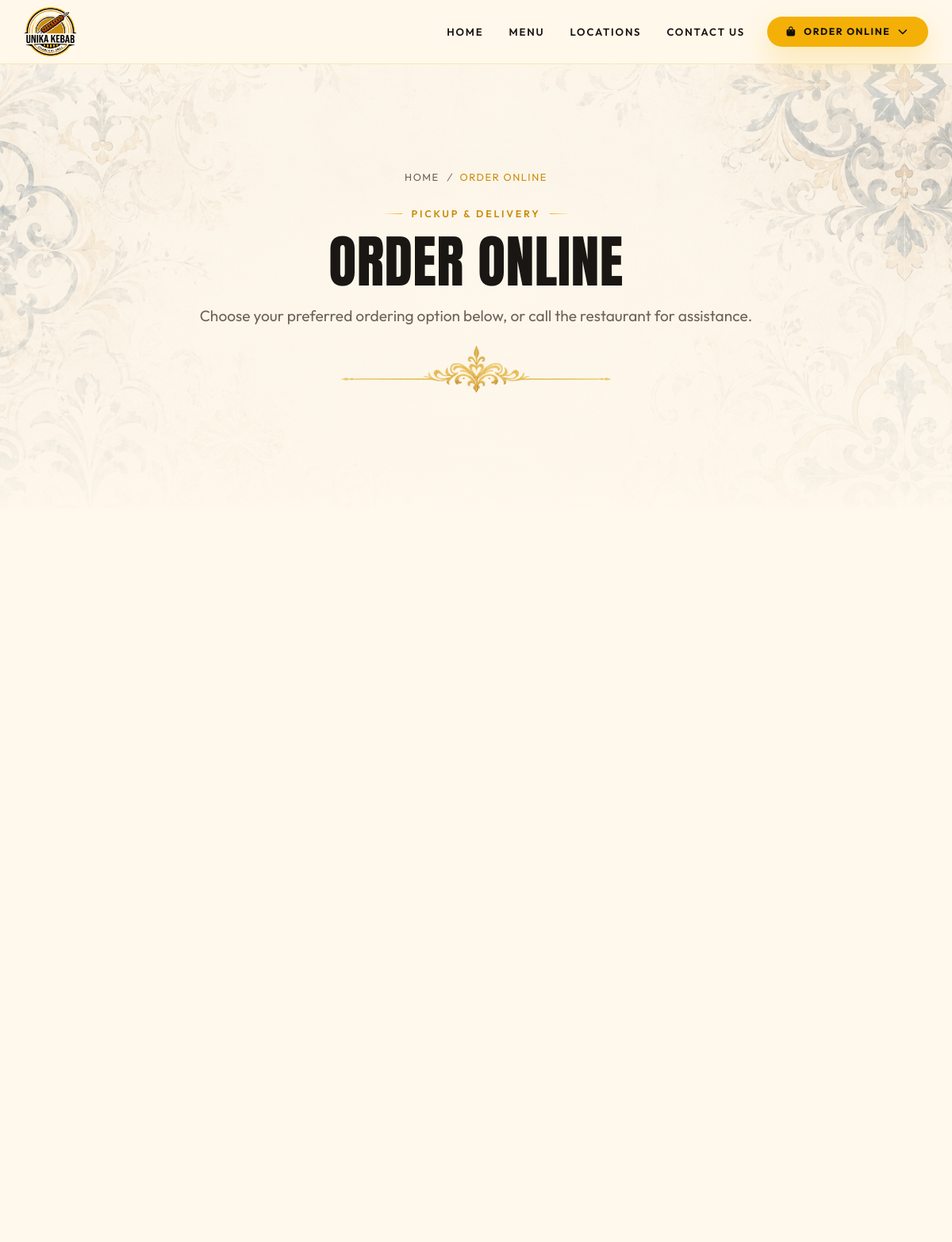
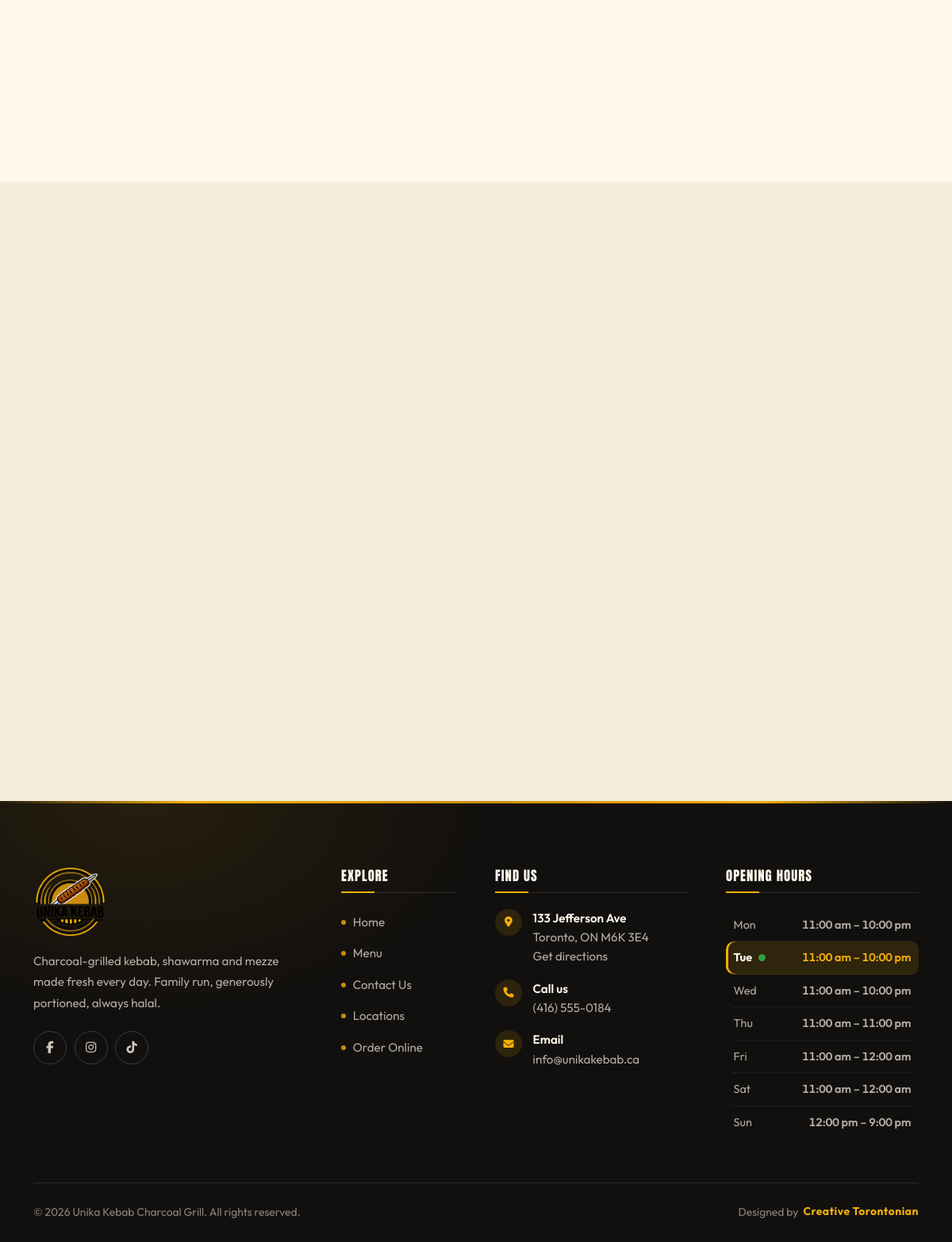
The app's page /order.php with its own data (2 pictures, top to bottom).
### tables this page shows
CREATE TABLE store (
  id            INT AUTO_INCREMENT PRIMARY KEY,
  name          VARCHAR(150) NOT NULL DEFAULT 'Unika Kebab',
  tagline       VARCHAR(200) NULL,
  address_line1 VARCHAR(200) NULL,
  address_line2 VARCHAR(200) NULL,
  city          VARCHAR(100) NULL,
  province      VARCHAR(100) NULL,
  postal_code   VARCHAR(20)  NULL,
  country       VARCHAR(100) NULL DEFAULT 'Canada',
  phone         VARCHAR(40)  NULL,
  whatsapp      VARCHAR(40)  NULL,
  email         VARCHAR(150) NULL,
  latitude      DECIMAL(10,7) NULL,
  longitude     DECIMAL(10,7) NULL,
  map_zoom      TINYINT NOT NULL DEFAULT 16,
  directions_note TEXT NULL,
  parking_note  TEXT NULL,
  photo         VARCHAR(255) NULL,
  photo_alt     VARCHAR(255) NULL,
  facebook      VARCHAR(255) NULL,
  instagram     VARCHAR(255) NULL,
  twitter       VARCHAR(255) NULL,
  tiktok        VARCHAR(255) NULL,
  youtube       VARCHAR(255) NULL,
  updated_at    TIMESTAMP NOT NULL DEFAULT CURRENT_TIMESTAMP ON UPDATE CURRENT_TIMESTAMP
);

### includes/functions.php (called while the page is built, shortened)
<?php
function e($value): string
{
    return htmlspecialchars((string)$value, ENT_QUOTES | ENT_SUBSTITUTE, 'UTF-8');
}
function clean_path(string $path): string
{
    $cut    = strcspn($path, '?#');
    $suffix = substr($path, $cut);
    $path   = substr($path, 0, $cut);
    if (substr_compare($path, '.php', -4, 4, true) === 0) {
        $path = substr($path, 0, -4);
        $path = preg_replace('#(^|/)index$#i', '$1', $path);
    }
    return $path . $suffix;
}
function url(string $path = ''): string
{
    if (preg_match('#^(https?:|mailto:|tel:|//|\#)#i', $path)) {
        return $path;
    }
    return BASE_URL . '/' . ltrim(clean_path($path), '/');
}
function img(?string $path, string $fallback = 'assets/img/placeholder.svg'): string
{
    $path = trim((string)$path);
    return url($path);
}
function phone_href(?string $phone): string
{
    $digits = preg_replace('/[^0-9+]/', '', (string)$phone);
    return 'tel:' . $digits;
}
function setting(string $key, string $default = ''): string
{
    static $cache = null;
    if ($cache === null) {
        $cache = [];
        foreach (db_all('SELECT setting_key, setting_value FROM settings') as $row) {
            $cache[$row['setting_key']] = (string)$row['setting_value'];
        }
    }
    $value = $cache[$key] ?? null;
    return ($value === null || $value === '') ? $default : $value;
}
function alt_text(?string $alt, string $fallback = ''): string
{
    $alt = trim((string)$alt);
    return $alt !== '' ? $alt : $fallback;
}
function store(): array
{
    static $store = null;
    if ($store === null) {
        $store = db_one('SELECT * FROM store WHERE id = 1') ?? [];
    }
    return $store;
}
function store_address(string $separator = ', '): string
{
    $s     = store();
    $parts = array_filter([
        $s['address_line1'] ?? '',
        $s['address_line2'] ?? '',
        $s['city'] ?? '',
        trim(($s['province'] ?? '') . ' ' . ($s['postal_code'] ?? '')),
        $s['country'] ?? '',
    ], fn($p) => trim((string)$p) !== '');
    return implode($separator, $parts);
}
function store_map_share_url(string $fallback = ''): string
{
    $url    = trim(setting('store_map_share_url'));
    $scheme = strtolower((string)parse_url($url, PHP_URL_SCHEME));
    if ($url !== '' && filter_var($url, FILTER_VALIDATE_URL) && in_array($scheme, ['http', 'https'], true)) {
        return $url;
    }
    return $fallback;
}
function store_socials(): array
{
    $s   = store();
    $map = [
        'facebook'  => ['Facebook',  'fa-brands fa-facebook-f'],
        'instagram' => ['Instagram', 'fa-brands fa-instagram'],
        'twitter'   => ['X',         'fa-brands fa-x-twitter'],
        'tiktok'    => ['TikTok',    'fa-brands fa-tiktok'],
        'youtube'   => ['YouTube',   'fa-brands fa-youtube'],
    ];
    $out = [];
    foreach ($map as $key => [$label, $icon]) {
        if (!empty($s[$key])) {
            $out[] = ['key' => $key, 'label' => $label, 'icon' => $icon, 'url' => $s[$key]];
        }
    }
    return $out;
}
function day_names(bool $short = false): array
{
    return $short
        ? ['Mon', 'Tue', 'Wed', 'Thu', 'Fri', 'Sat', 'Sun']
        : ['Monday', 'Tuesday', 'Wednesday', 'Thursday', 'Friday', 'Saturday', 'Sunday'];
}
function store_hours(): array
{
    static $hours = null;
    if ($hours === null) {
        $hours = [];
        foreach (db_all('SELECT * FROM store_hours WHERE store_id = 1 ORDER BY day_index') as $row) {
            $hours[(int)$row['day_index']] = $row;
        }
        ksort($hours);
    }
    return $hours;
}
function fmt_time(?string $time): string
{
    $ts = strtotime($time);
    if (date('H:i', $ts) === '23:59') {
        return '12:00 am';
    }
    return strtolower(date('g:i a', $ts));
}
function fmt_day_hours(array $row): string
{
    return fmt_time($row['open_time']) . ' – ' . fmt_time($row['close_time']);
}
function store_hours_days(): array
{
    $long     = day_names();
    $short    = day_names(true);
    $todayIdx = (int)date('N') - 1;
    $out      = [];
    foreach (store_hours() as $i => $row) {
        $closed = !empty($row['is_closed']) || empty($row['open_time']);
        $out[] = [
            'index'    => $i,
            'day'      => $long[$i],
            'short'    => $short[$i],
            'hours'    => fmt_day_hours($row),
            'open'     => $closed ? '' : fmt_time($row['open_time']),
            'close'    => $closed ? '' : fmt_time($row['close_time']),
            'closed'   => $closed,
            'note'     => trim((string)($row['note'] ?? '')),
            'is_today' => $i === $todayIdx,
        ];
    }
    return $out;
}
function store_open_status(): array
{
    $rows     = store_hours();
    $todayIdx = (int)date('N') - 1;
    for ($i = 1; $i <= 7; $i++) {
        $idx = ($todayIdx + $i) % 7;
        $row = $rows[$idx] ?? null;
        if ($row && empty($row['is_closed']) && !empty($row['open_time'])) {
            $names = day_names();
            $label = ($i === 1) ? 'tomorrow' : $names[$idx];
            return [false, 'Opens ' . $label . ' at ' . fmt_time($row['open_time'])];
        }
    }
    return [false, 'Closed'];
}
function order_links(bool $activeOnly = true): array
{
    $where = $activeOnly ? 'WHERE is_active = 1' : '';
    return db_all("SELECT * FROM order_links $where ORDER BY sort_order, id");
}

### includes/db.php (called while the page is built, shortened)
<?php
function db(): PDO
{
    static $pdo = null;
    if ($pdo === null) {
        $dsn = 'mysql:host=' . DB_HOST . ';dbname=' . DB_NAME . ';charset=' . DB_CHARSET;
        try {
            $pdo = new PDO($dsn, DB_USER, DB_PASS, [
                PDO::ATTR_ERRMODE            => PDO::ERRMODE_EXCEPTION,
                PDO::ATTR_DEFAULT_FETCH_MODE => PDO::FETCH_ASSOC,
                PDO::ATTR_EMULATE_PREPARES   => false,
            ]);
        } catch (PDOException $e) {
            if (DEBUG_MODE) {
                die('<h2 style="font:16px system-ui;padding:2rem">Database connection failed</h2>'
                  . '<pre style="font:13px ui-monospace;padding:0 2rem;color:#b00">'
                  . htmlspecialchars($e->getMessage())
                  . "\n\nRun:  mysql -u root &lt; sql/schema.sql</pre>");
            }
            die('Service temporarily unavailable.');
        }
    }
    return $pdo;
}
function db_all(string $sql, array $params = []): array
{
    $stmt = db()->prepare($sql);
    $stmt->execute($params);
    return $stmt->fetchAll();
}
function db_one(string $sql, array $params = []): ?array
{
    $stmt = db()->prepare($sql);
    $stmt->execute($params);
    $row = $stmt->fetch();
    return $row === false ? null : $row;
}

### order.php (the view, shortened to what this page needs)
<?php
$store   = store();
$links   = order_links();
$address = store_address();
$mapUrl  = store_map_share_url(
    'https://www.google.com/maps/search/?api=1&query=' . rawurlencode(trim(($store['name'] ?? '') . ' ' . $address))
);
[$openNow, $openText] = store_open_status();
require __DIR__ . '/includes/header.php';
require __DIR__ . '/includes/hero.php';
?>
<section class="section section--cream">
  <div class="container">
    <?php if ($links): ?>
      <div class="row g-4">
      </div>
    <?php endif; ?>
  </div>
</section>
<section class="section section--cream-2">
  <div class="container">
    <div class="row g-4">
    </div>
  </div>
</section>
<?php require __DIR__ . '/includes/footer.php'; ?>

### includes/footer.php (shortened to what this page needs)
<?php
$s         = store();
$socials   = store_socials();
$hours     = store_hours_days();
$siteName  = setting('site_name', 'Unika Kebab');
$footerLogo = setting('footer_logo', setting('logo', 'assets/img/logo.png'));
$mapsQuery = urlencode(trim(($s['name'] ?? '') . ' ' . store_address(' ')));
$mapsUrl   = store_map_share_url('https://www.google.com/maps/search/?api=1&query=' . $mapsQuery);
?>
</main>
<footer class="u-foot">
  <div class="container">
    <div class="row g-4 g-lg-5">
      <div class="col-lg-4 col-md-6">
        <img class="u-foot__logo"
             src="<?= e(img($footerLogo, setting('logo', 'assets/img/logo.png'))) ?>"
             alt="<?= e(alt_text(setting('footer_logo_alt', setting('logo_alt')), $siteName)) ?>"
             loading="lazy" decoding="async">
        <p class="u-foot__about"><?= e(setting('footer_about')) ?></p>
        <?php if ($socials): ?>
          <div class="social-row">
            <?php foreach ($socials as $social): ?>
              <a href="<?= e($social['url']) ?>" target="_blank" rel="noopener"
                 aria-label="<?= e($siteName . ' on ' . $social['label']) ?>" title="<?= e($social['label']) ?>">
                <i class="<?= e($social['icon']) ?>" aria-hidden="true"></i>
              </a>
            <?php endforeach; ?>
          </div>
        <?php endif; ?>
      </div>
      <div class="col-lg-2 col-md-6 col-6">
        <h2 class="u-foot__title">Explore</h2>
        <ul class="u-foot__links">
          <li><a href="<?= e(url('index.php')) ?>">Home</a></li>
          <li><a href="<?= e(url('menu.php')) ?>">Menu</a></li>
          <li><a href="<?= e(url('contact.php')) ?>">Contact Us</a></li>
          <li><a href="<?= e(url('locations.php')) ?>">Locations</a></li>
          <li><a href="<?= e(url('order.php')) ?>">Order Online</a></li>
        </ul>
      </div>
      <div class="col-lg-3 col-md-6 col-6">
        <h2 class="u-foot__title">Find us</h2>
        <ul class="u-foot__contact">
          <?php if (store_address() !== ''): ?>
            <li>
              <i class="fa-solid fa-location-dot" aria-hidden="true"></i>
              <span>
                <a class="u-foot__address" href="<?= e($mapsUrl) ?>" target="_blank" rel="noopener">
                  <strong><?= e($s['address_line1'] ?? '') ?></strong>
                  <?= e(trim(($s['city'] ?? '') . ', ' . ($s['province'] ?? '') . ' ' . ($s['postal_code'] ?? ''), ' ,')) ?>
                  <br>
                  Get directions
                </a>
              </span>
            </li>
          <?php endif; ?>
          <?php if (!empty($s['phone'])): ?>
            <li>
              <i class="fa-solid fa-phone" aria-hidden="true"></i>
              <span><strong>Call us</strong><a href="<?= e(phone_href($s['phone'])) ?>"><?= e($s['phone']) ?></a></span>
            </li>
          <?php endif; ?>
          <?php if (!empty($s['email'])): ?>
            <li>
              <i class="fa-solid fa-envelope" aria-hidden="true"></i>
              <span><strong>Email</strong><a href="mailto:<?= e($s['email']) ?>"><?= e($s['email']) ?></a></span>
            </li>
          <?php endif; ?>
        </ul>
      </div>
      <div class="col-lg-3 col-md-6">
        <h2 class="u-foot__title">Opening hours</h2>
        <ul class="hours-list">
          <?php foreach ($hours as $row): ?>
            <li class="<?= $row['is_today'] ? 'is-today' : '' ?><?= $row['closed'] ? ' is-closed-day' : '' ?>">
              <span class="hours-list__day">
                <?= e($row['short']) ?>
                <?php if ($row['is_today']): ?>
                  <span class="hours-list__dot" aria-hidden="true"></span>
                <?php endif; ?>
              </span>
              <span class="hours-list__time <?= $row['closed'] ? 'is-closed' : '' ?>"><?= e($row['hours']) ?></span>
            </li>
          <?php endforeach; ?>
        </ul>
      </div>
    </div>
    <div class="u-foot__bar">
      <div class="row align-items-center g-2">
        <div class="col-md-7">
          &copy; <span data-year><?= date('Y') ?></span> <?= e(setting('footer_copyright', $siteName . '. All rights reserved.')) ?>
        </div>
        <div class="col-md-5 text-md-end">
          <span class="u-foot__credit">
            Designed by
            <a href="https://creativetorontonian.ca" target="_blank" rel="noopener noreferrer">
              Creative Torontonian
            </a>
          </span>
        </div>
      </div>
    </div>
  </div>
</footer>
</body>
</html>

### records on screen
store: address_line1 "133 Jefferson Ave", city+province+postal_code "Toronto, ON M6K 3E4", phone "(416) 555-0184", email "info@unikakebab.ca"

### other values on screen
$hero['crumb'] "ORDER ONLINE"
$hero['eyebrow'] "PICKUP & DELIVERY"
$hero['title'] "ORDER ONLINE"
$hero['text'] "Choose your preferred ordering option below, or call the restaurant for assistance."
setting('footer_about') "Charcoal-grilled kebab, shawarma and mezze made fresh every day. Family run, generously portioned, always halal."
$row['short'] "Mon"
$row['hours'] "11:00 am – 10:00 pm"
$row['short'] "Tue"
$row['short'] "Wed"
$row['short'] "Thu"
$row['hours'] "11:00 am – 11:00 pm"
$row['short'] "Fri"
$row['hours'] "11:00 am – 12:00 am"
$row['short'] "Sat"
$row['short'] "Sun"
